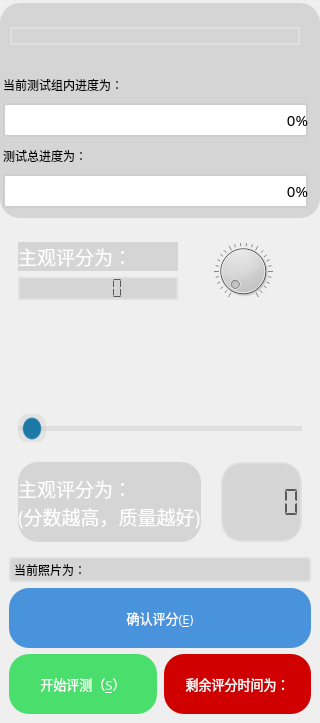
        <widget class="QWidget" name="toolbox">
         <property name="sizePolicy">
          <sizepolicy hsizetype="Preferred" vsizetype="Preferred">
           <horstretch>0</horstretch>
           <verstretch>0</verstretch>
          </sizepolicy>
         </property>
         <attribute name="title">
          <string>评分框</string>
         </attribute>
         <layout class="QVBoxLayout" name="verticalLayout_27">
          <property name="spacing">
           <number>0</number>
          </property>
          <property name="leftMargin">
           <number>0</number>
          </property>
          <property name="topMargin">
           <number>3</number>
          </property>
          <property name="rightMargin">
           <number>0</number>
          </property>
          <property name="bottomMargin">
           <number>0</number>
          </property>
          <item>
           <widget class="QWidget" name="tool_widget_2" native="true">
            <property name="minimumSize">
             <size>
              <width>290</width>
              <height>0</height>
             </size>
            </property>
            <property name="maximumSize">
             <size>
              <width>16777215</width>
              <height>16777215</height>
             </size>
            </property>
            <layout class="QVBoxLayout" name="verticalLayout_28" stretch="1,1">
             <property name="leftMargin">
              <number>0</number>
             </property>
             <property name="topMargin">
              <number>0</number>
             </property>
             <property name="rightMargin">
              <number>0</number>
             </property>
             <property name="bottomMargin">
              <number>0</number>
             </property>
             <item>
              <widget class="QWidget" name="thumbnail_widget" native="true">
               <property name="minimumSize">
                <size>
                 <width>290</width>
                 <height>0</height>
                </size>
               </property>
               <property name="maximumSize">
                <size>
                 <width>16777215</width>
                 <height>16777215</height>
                </size>
               </property>
               <property name="layoutDirection">
                <enum>Qt::LeftToRight</enum>
               </property>
               <property name="styleSheet">
                <string notr="true">border-radius:20px;
background-color: rgb(213, 213, 213);</string>
               </property>
               <layout class="QVBoxLayout" name="verticalLayout_29" stretch="8,1,2,1,2">
                <property name="leftMargin">
                 <number>3</number>
                </property>
                <property name="topMargin">
                 <number>3</number>
                </property>
                <property name="rightMargin">
                 <number>12</number>
                </property>
                <property name="bottomMargin">
                 <number>10</number>
                </property>
                <item alignment="Qt::AlignHCenter|Qt::AlignVCenter">
                 <widget class="QLabel" name="Thumbnail_pic_lb">
                  <property name="minimumSize">
                   <size>
                    <width>290</width>
                    <height>0</height>
                   </size>
                  </property>
                  <property name="maximumSize">
                   <size>
                    <width>600</width>
                    <height>600</height>
                   </size>
                  </property>
                  <property name="layoutDirection">
                   <enum>Qt::LeftToRight</enum>
                  </property>
                  <property name="styleSheet">
                   <string notr="true">border:2px double;
border-color: rgb(223, 223, 223);</string>
                  </property>
                  <property name="text">
                   <string/>
                  </property>
                  <property name="alignment">
                   <set>Qt::AlignCenter</set>
                  </property>
                 </widget>
                </item>
                <item>
                 <widget class="QLabel" name="Thumbnail_info_lb_2">
                  <property name="minimumSize">
                   <size>
                    <width>291</width>
                    <height>25</height>
                   </size>
                  </property>
                  <property name="maximumSize">
                   <size>
                    <width>600</width>
                    <height>40</height>
                   </size>
                  </property>
                  <property name="font">
                   <font>
                    <family>黑体</family>
                   </font>
                  </property>
                  <property name="styleSheet">
                   <string notr="true">border:none;</string>
                  </property>
                  <property name="text">
                   <string>当前测试组内进度为：</string>
                  </property>
                 </widget>
                </item>
                <item>
                 <widget class="QProgressBar" name="progressBar_2">
                  <property name="font">
                   <font>
                    <family>黑体</family>
                    <pointsize>11</pointsize>
                   </font>
                  </property>
                  <property name="styleSheet">
                   <string notr="true">QProgressBar {
	border: 2px solid rgb(206, 206, 206);
	background-color:rgb(255, 255, 255);
	border-radius:3px ;
	boder-style: inset;  
}

QProgressBar::chunk{
	background-color:rgb(112, 112, 112); 
	border-radius:3px;  
	margin:2px;
}
</string>
                  </property>
                  <property name="value">
                   <number>0</number>
                  </property>
                  <property name="alignment">
                   <set>Qt::AlignRight|Qt::AlignTrailing|Qt::AlignVCenter</set>
                  </property>
                  <property name="textVisible">
                   <bool>true</bool>
                  </property>
                  <property name="orientation">
                   <enum>Qt::Horizontal</enum>
                  </property>
                  <property name="invertedAppearance">
                   <bool>false</bool>
                  </property>
                  <property name="textDirection">
                   <enum>QProgressBar::BottomToTop</enum>
                  </property>
                 </widget>
                </item>
                <item>
                 <widget class="QLabel" name="Thumbnail_info_lb">
                  <property name="minimumSize">
                   <size>
                    <width>291</width>
                    <height>25</height>
                   </size>
                  </property>
                  <property name="maximumSize">
                   <size>
                    <width>600</width>
                    <height>40</height>
                   </size>
                  </property>
                  <property name="font">
                   <font>
                    <family>黑体</family>
                   </font>
                  </property>
                  <property name="styleSheet">
                   <string notr="true">border:none;</string>
                  </property>
                  <property name="text">
                   <string>测试总进度为：</string>
                  </property>
                 </widget>
                </item>
                <item>
                 <widget class="QProgressBar" name="progressBar">
                  <property name="font">
                   <font>
                    <family>黑体</family>
                    <pointsize>11</pointsize>
                   </font>
                  </property>
                  <property name="styleSheet">
                   <string notr="true">QProgressBar {
	border: 2px solid rgb(206, 206, 206);
	background-color:rgb(255, 255, 255);
	border-radius:3px ;
	boder-style: inset;  
}

QProgressBar::chunk{
	background-color:rgb(112, 112, 112); 
	border-radius:3px;  
	margin:2px;
}
</string>
                  </property>
                  <property name="value">
                   <number>0</number>
                  </property>
                  <property name="alignment">
                   <set>Qt::AlignRight|Qt::AlignTrailing|Qt::AlignVCenter</set>
                  </property>
                  <property name="textVisible">
                   <bool>true</bool>
                  </property>
                  <property name="orientation">
                   <enum>Qt::Horizontal</enum>
                  </property>
                  <property name="invertedAppearance">
                   <bool>false</bool>
                  </property>
                  <property name="textDirection">
                   <enum>QProgressBar::BottomToTop</enum>
                  </property>
                 </widget>
                </item>
               </layout>
              </widget>
             </item>
             <item>
              <widget class="QWidget" name="get_score_and_goback_widget" native="true">
               <property name="minimumSize">
                <size>
                 <width>290</width>
                 <height>0</height>
                </size>
               </property>
               <property name="maximumSize">
                <size>
                 <width>600</width>
                 <height>16777215</height>
                </size>
               </property>
               <property name="styleSheet">
                <string notr="true">border-radius: 20px;</string>
               </property>
               <layout class="QVBoxLayout" name="verticalLayout_30" stretch="1,1,0,0,0">
                <item>
                 <widget class="QWidget" name="dial_mark_widget" native="true">
                  <layout class="QHBoxLayout" name="horizontalLayout_11">
                   <item>
                    <layout class="QVBoxLayout" name="verticalLayout_31">
                     <item>
                      <widget class="QLabel" name="label_3">
                       <property name="minimumSize">
                        <size>
                         <width>160</width>
                         <height>0</height>
                        </size>
                       </property>
                       <property name="font">
                        <font>
                         <family>黑体</family>
                         <pointsize>14</pointsize>
                         <weight>50</weight>
                         <italic>false</italic>
                         <bold>false</bold>
                        </font>
                       </property>
                       <property name="styleSheet">
                        <string notr="true">background-color: rgb(213, 213, 213);
border-radius:20px;
color: rgb(255, 255, 255)
</string>
                       </property>
                       <property name="text">
                        <string>主观评分为：</string>
                       </property>
                      </widget>
                     </item>
                     <item>
                      <widget class="QLCDNumber" name="show_score_lcd">
                       <property name="layoutDirection">
                        <enum>Qt::LeftToRight</enum>
                       </property>
                       <property name="autoFillBackground">
                        <bool>false</bool>
                       </property>
                       <property name="styleSheet">
                        <string notr="true">border:2px double;
border-color: rgb(223, 223, 223);
background-color: rgb(213, 213, 213);
color: rgb(90, 90, 90);</string>
                       </property>
                       <property name="frameShape">
                        <enum>QFrame::Box</enum>
                       </property>
                       <property name="frameShadow">
                        <enum>QFrame::Raised</enum>
                       </property>
                       <property name="smallDecimalPoint">
                        <bool>false</bool>
                       </property>
                       <property name="segmentStyle">
                        <enum>QLCDNumber::Flat</enum>
                       </property>
                      </widget>
                     </item>
                    </layout>
                   </item>
                   <item>
                    <widget class="QDial" name="show_score_dial">
                     <property name="cursor">
                      <cursorShape>PointingHandCursor</cursorShape>
                     </property>
                     <property name="styleSheet">
                      <string notr="true">background-color: rgb(213, 213, 213);</string>
                     </property>
                     <property name="notchesVisible">
                      <bool>true</bool>
                     </property>
                    </widget>
                   </item>
                  </layout>
                 </widget>
                </item>
                <item>
                 <widget class="QWidget" name="slider_mark_widget" native="true">
                  <layout class="QVBoxLayout" name="verticalLayout_32">
                   <property name="spacing">
                    <number>20</number>
                   </property>
                   <item>
                    <layout class="QHBoxLayout" name="horizontalLayout_16" stretch="0,1,0,1,0">
                     <property name="leftMargin">
                      <number>20</number>
                     </property>
                     <property name="topMargin">
                      <number>10</number>
                     </property>
                     <property name="rightMargin">
                      <number>20</number>
                     </property>
                     <property name="bottomMargin">
                      <number>10</number>
                     </property>
                     <item alignment="Qt::AlignBottom">
                      <widget class="QLabel" name="label_2">
                       <property name="minimumSize">
                        <size>
                         <width>50</width>
                         <height>50</height>
                        </size>
                       </property>
                       <property name="maximumSize">
                        <size>
                         <width>50</width>
                         <height>50</height>
                        </size>
                       </property>
                       <property name="styleSheet">
                        <string notr="true">border-image: url(:/Main_Exp/images/bad.png);</string>
                       </property>
                       <property name="text">
                        <string/>
                       </property>
                      </widget>
                     </item>
                     <item>
                      <widget class="QLabel" name="label_8">
                       <property name="minimumSize">
                        <size>
                         <width>0</width>
                         <height>30</height>
                        </size>
                       </property>
                       <property name="maximumSize">
                        <size>
                         <width>16777215</width>
                         <height>30</height>
                        </size>
                       </property>
                       <property name="text">
                        <string/>
                       </property>
                      </widget>
                     </item>
                     <item>
                      <widget class="QLabel" name="label_5">
                       <property name="minimumSize">
                        <size>
                         <width>50</width>
                         <height>50</height>
                        </size>
                       </property>
                       <property name="maximumSize">
                        <size>
                         <width>50</width>
                         <height>50</height>
                        </size>
                       </property>
                       <property name="styleSheet">
                        <string notr="true"/>
                       </property>
                       <property name="text">
                        <string/>
                       </property>
                      </widget>
                     </item>
                     <item>
                      <widget class="QLabel" name="label_9">
                       <property name="minimumSize">
                        <size>
                         <width>0</width>
                         <height>30</height>
                        </size>
                       </property>
                       <property name="maximumSize">
                        <size>
                         <width>16777215</width>
                         <height>30</height>
                        </size>
                       </property>
                       <property name="text">
                        <string/>
                       </property>
                      </widget>
                     </item>
                     <item alignment="Qt::AlignVCenter">
                      <widget class="QLabel" name="label_10">
                       <property name="minimumSize">
                        <size>
                         <width>50</width>
                         <height>50</height>
                        </size>
                       </property>
                       <property name="maximumSize">
                        <size>
                         <width>50</width>
                         <height>50</height>
                        </size>
                       </property>
                       <property name="styleSheet">
                        <string notr="true">border-image: url(:/Main_Exp/images/good.png);</string>
                       </property>
                       <property name="text">
                        <string/>
                       </property>
                      </widget>
                     </item>
                    </layout>
                   </item>
                   <item>
                    <widget class="QSlider" name="horizontalSlider">
                     <property name="styleSheet">
                      <string notr="true">QSlider:horizontal {
    min-height: 28px;
}
QSlider::groove:horizontal {
    height: 5px;
    background: rgb(222, 222, 222); 
}
QSlider::handle:horizontal {
    width: 28px;
    margin-top: -14px;
    margin-bottom: -14px;
    border-radius: 14px;
    background: qradialgradient(spread:reflect, cx:0.5, cy:0.5, radius:0.5, fx:0.5, fy:0.5, stop:0.6 rgba(28, 120, 167, 255), stop:0.7 rgba(210, 210, 210, 100));
}
QSlider::handle:horizontal:hover {
    background: qradialgradient(spread:reflect, cx:0.5, cy:0.5, radius:0.5, fx:0.5, fy:0.5, stop:0.6 rgba(126, 161, 255, 255), stop:0.7 rgba(255, 255, 255, 100));
}</string>
                     </property>
                     <property name="orientation">
                      <enum>Qt::Horizontal</enum>
                     </property>
                    </widget>
                   </item>
                   <item>
                    <layout class="QHBoxLayout" name="horizontalLayout_17">
                     <item>
                      <widget class="QLabel" name="label_4">
                       <property name="minimumSize">
                        <size>
                         <width>0</width>
                         <height>80</height>
                        </size>
                       </property>
                       <property name="maximumSize">
                        <size>
                         <width>300</width>
                         <height>16777215</height>
                        </size>
                       </property>
                       <property name="font">
                        <font>
                         <family>黑体</family>
                         <pointsize>14</pointsize>
                         <weight>50</weight>
                         <italic>false</italic>
                         <bold>false</bold>
                        </font>
                       </property>
                       <property name="styleSheet">
                        <string notr="true">background-color: rgb(213, 213, 213);
border-radius:20px;
color: rgb(255, 255, 255)
</string>
                       </property>
                       <property name="text">
                        <string>主观评分为：
(分数越高，质量越好)</string>
                       </property>
                      </widget>
                     </item>
                     <item>
                      <widget class="QLCDNumber" name="show_score_lcd_2">
                       <property name="minimumSize">
                        <size>
                         <width>0</width>
                         <height>40</height>
                        </size>
                       </property>
                       <property name="maximumSize">
                        <size>
                         <width>16777215</width>
                         <height>16777215</height>
                        </size>
                       </property>
                       <property name="layoutDirection">
                        <enum>Qt::LeftToRight</enum>
                       </property>
                       <property name="autoFillBackground">
                        <bool>false</bool>
                       </property>
                       <property name="styleSheet">
                        <string notr="true">border:2px double;
border-color: rgb(223, 223, 223);
background-color: rgb(213, 213, 213);
color: rgb(90, 90, 90);</string>
                       </property>
                       <property name="frameShape">
                        <enum>QFrame::Box</enum>
                       </property>
                       <property name="frameShadow">
                        <enum>QFrame::Raised</enum>
                       </property>
                       <property name="smallDecimalPoint">
                        <bool>false</bool>
                       </property>
                       <property name="segmentStyle">
                        <enum>QLCDNumber::Flat</enum>
                       </property>
                      </widget>
                     </item>
                    </layout>
                   </item>
                  </layout>
                 </widget>
                </item>
                <item>
                 <widget class="QLabel" name="label_11">
                  <property name="minimumSize">
                   <size>
                    <width>0</width>
                    <height>25</height>
                   </size>
                  </property>
                  <property name="maximumSize">
                   <size>
                    <width>600</width>
                    <height>40</height>
                   </size>
                  </property>
                  <property name="font">
                   <font>
                    <family>黑体</family>
                   </font>
                  </property>
                  <property name="styleSheet">
                   <string notr="true">border-radius: 3px;
border:2px double;
border-color: rgb(223, 223, 223);
background-color: rgb(213, 213, 213);</string>
                  </property>
                  <property name="text">
                   <string>当前照片为：</string>
                  </property>
                 </widget>
                </item>
                <item>
                 <widget class="QPushButton" name="ensure_score_of_this_picture_btn">
                  <property name="minimumSize">
                   <size>
                    <width>0</width>
                    <height>60</height>
                   </size>
                  </property>
                  <property name="maximumSize">
                   <size>
                    <width>600</width>
                    <height>16777215</height>
                   </size>
                  </property>
                  <property name="font">
                   <font>
                    <family>微软雅黑</family>
                    <pointsize>10</pointsize>
                    <weight>9</weight>
                    <italic>false</italic>
                    <bold>false</bold>
                   </font>
                  </property>
                  <property name="styleSheet">
                   <string notr="true">QPushButton:hover {
	background-color: rgb(85, 170, 255);
}

QPushButton:pressed {
	
	background-color: rgb(62, 125, 188);
	border: 2px double;
	border-color: rgb(255, 255, 255);
}

QPushButton:disabled {
	color: rgb(88, 88, 88);
	background-color: rgb(208, 208, 208);
}

QPushButton {
	background-color: rgb(73, 147, 221);
	color: rgb(255, 255, 255);
	font: 75 10pt &quot;微软雅黑&quot;;
	border-radius: 20px;
}</string>
                  </property>
                  <property name="text">
                   <string>确认评分(&amp;E)</string>
                  </property>
                  <property name="checkable">
                   <bool>false</bool>
                  </property>
                  <property name="checked">
                   <bool>false</bool>
                  </property>
                 </widget>
                </item>
                <item>
                 <layout class="QHBoxLayout" name="horizontalLayout_18">
                  <property name="spacing">
                   <number>7</number>
                  </property>
                  <property name="sizeConstraint">
                   <enum>QLayout::SetDefaultConstraint</enum>
                  </property>
                  <property name="leftMargin">
                   <number>0</number>
                  </property>
                  <property name="topMargin">
                   <number>0</number>
                  </property>
                  <item>
                   <widget class="QPushButton" name="goto_pre_photo_btn">
                    <property name="minimumSize">
                     <size>
                      <width>0</width>
                      <height>60</height>
                     </size>
                    </property>
                    <property name="font">
                     <font>
                      <family>微软雅黑</family>
                      <pointsize>10</pointsize>
                      <weight>9</weight>
                      <italic>false</italic>
                      <bold>false</bold>
                     </font>
                    </property>
                    <property name="styleSheet">
                     <string notr="true">QPushButton:hover {
	background-color: rgb(83, 250, 0);
}

QPushButton:pressed {
	
	background-color: rgb(63, 190, 0);
	border: 2px double;
	border-color: rgb(255, 255, 255);
}

QPushButton:disabled {
	
	background-color: rgb(208, 0, 0);
}

QPushButton {
	background-color: rgb(74, 223, 109);
	color: rgb(255, 255, 255);
	font: 75 10pt &quot;微软雅黑&quot;;
	border-radius: 20px;
}</string>
                    </property>
                    <property name="text">
                     <string>开始评测（&amp;S）</string>
                    </property>
                    <property name="checkable">
                     <bool>false</bool>
                    </property>
                    <property name="checked">
                     <bool>false</bool>
                    </property>
                   </widget>
                  </item>
                  <item>
                   <widget class="QPushButton" name="goto_next_photo_btn">
                    <property name="enabled">
                     <bool>false</bool>
                    </property>
                    <property name="minimumSize">
                     <size>
                      <width>0</width>
                      <height>60</height>
                     </size>
                    </property>
                    <property name="font">
                     <font>
                      <family>微软雅黑</family>
                      <pointsize>10</pointsize>
                      <weight>9</weight>
                      <italic>false</italic>
                      <bold>false</bold>
                     </font>
                    </property>
                    <property name="styleSheet">
                     <string notr="true">QPushButton:hover {
	background-color: rgb(255, 170, 0);
}

QPushButton:pressed {
	
	background-color: rgb(191, 127, 0);
	border: 2px double;
	border-color: rgb(255, 255, 255);
}

QPushButton:disabled {
	
	background-color: rgb(208, 0, 0);
}

QPushButton {
	background-color: rgb(229, 153, 0);
	color: rgb(255, 255, 255);
	font: 75 10pt &quot;微软雅黑&quot;;
	border-radius: 20px;
}</string>
                    </property>
                    <property name="text">
                     <string>剩余评分时间为：</string>
                    </property>
                    <property name="checkable">
                     <bool>false</bool>
                    </property>
                    <property name="checked">
                     <bool>false</bool>
                    </property>
                   </widget>
                  </item>
                 </layout>
                </item>
               </layout>
              </widget>
             </item>
            </layout>
           </widget>
          </item>
         </layout>
        </widget>
